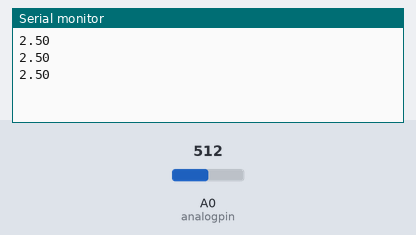
This sketch was run on a simulated Arduino Uno, built with avr-gcc and run on an emulated ATmega328P. On the bench: the last lines printed to the serial monitor. The inputs (shaded band) are chosen by the test bench; at power-on: A0 (analogpin) = 512.

Above: at 1.3 s.
1.4 s: A0 (analogpin) set to 716
At 1.9 s:
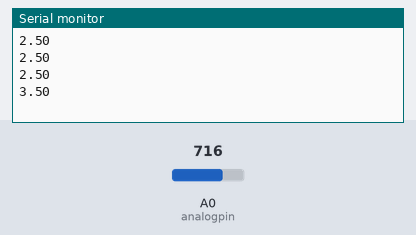
2.9 s: A0 (analogpin) set to 900
At 3.3 s:
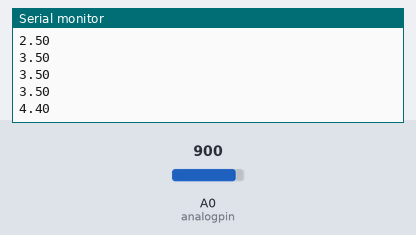
Timing chart, 0 to 5.9 s (numbered marks = the images above; inputs shaded):
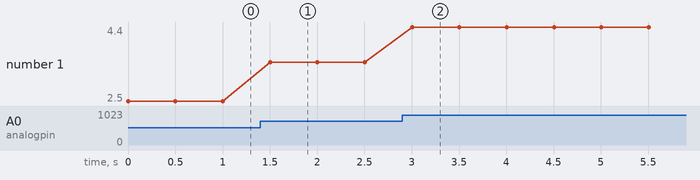

The sketch:

analogRead.ino
```cpp
int analogpin=A0;
int readvalue;
float V2;
int delaytime=500;


void setup() {
  // put your setup code here, to run once:
  pinMode(analogpin,INPUT);
  Serial.begin(9600);

}

void loop() {

  // put your main code here, to run repeatedly:
  readvalue=analogRead(analogpin);
  V2=(5./1023.)*readvalue;
  Serial.println(V2);
  delay(delaytime);

}
```

Measured:
- after the input at 1.4 s, the serial monitor: prints a new line after 0.10 s (image 1)
- after the input at 2.9 s, the serial monitor: prints a new line after 0.10 s (image 2)
- plotted number 1: 2.5 → 3.5 after the input at 1.4 s, 3.5 → 4.4 after the input at 2.9 s
